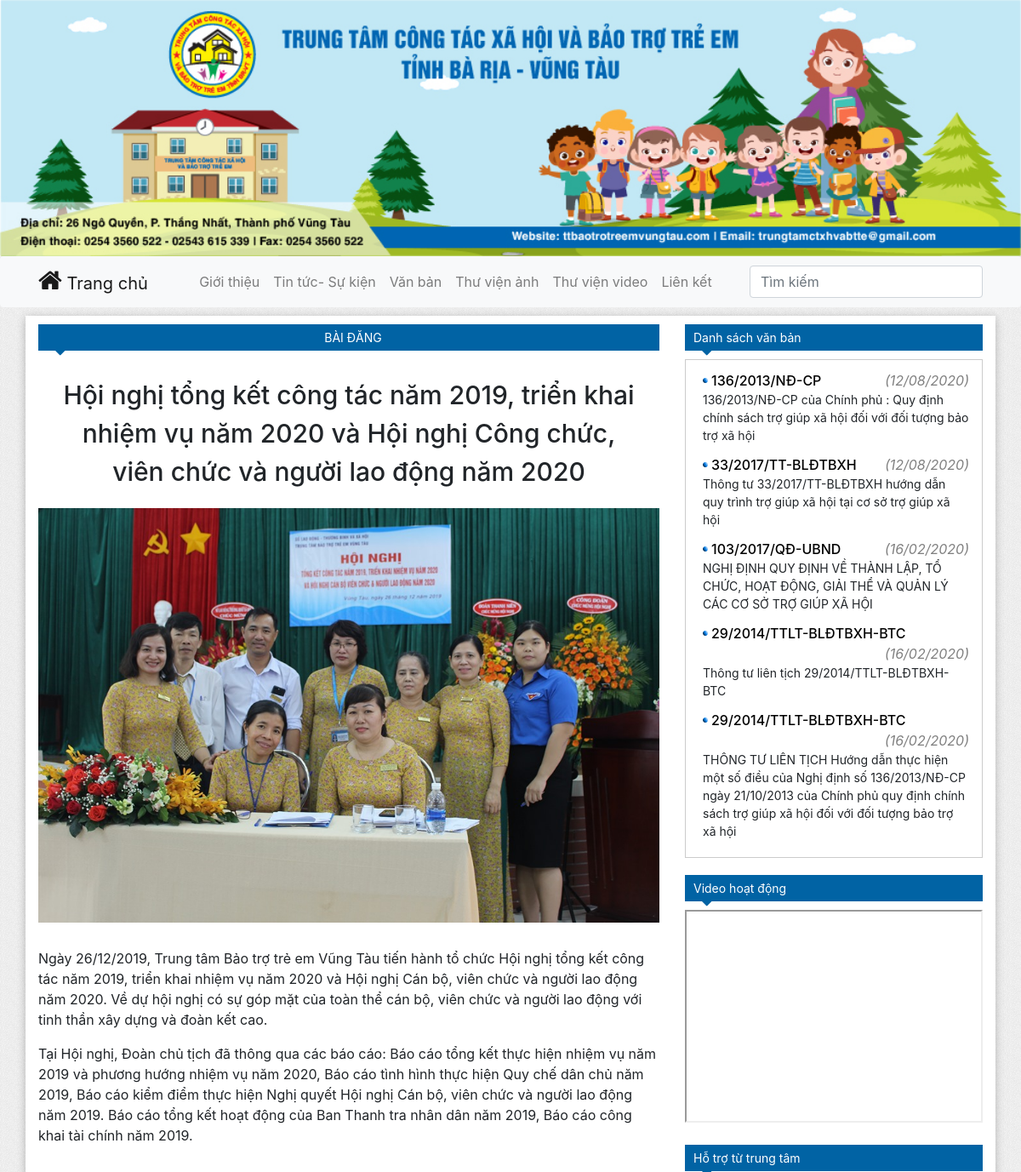
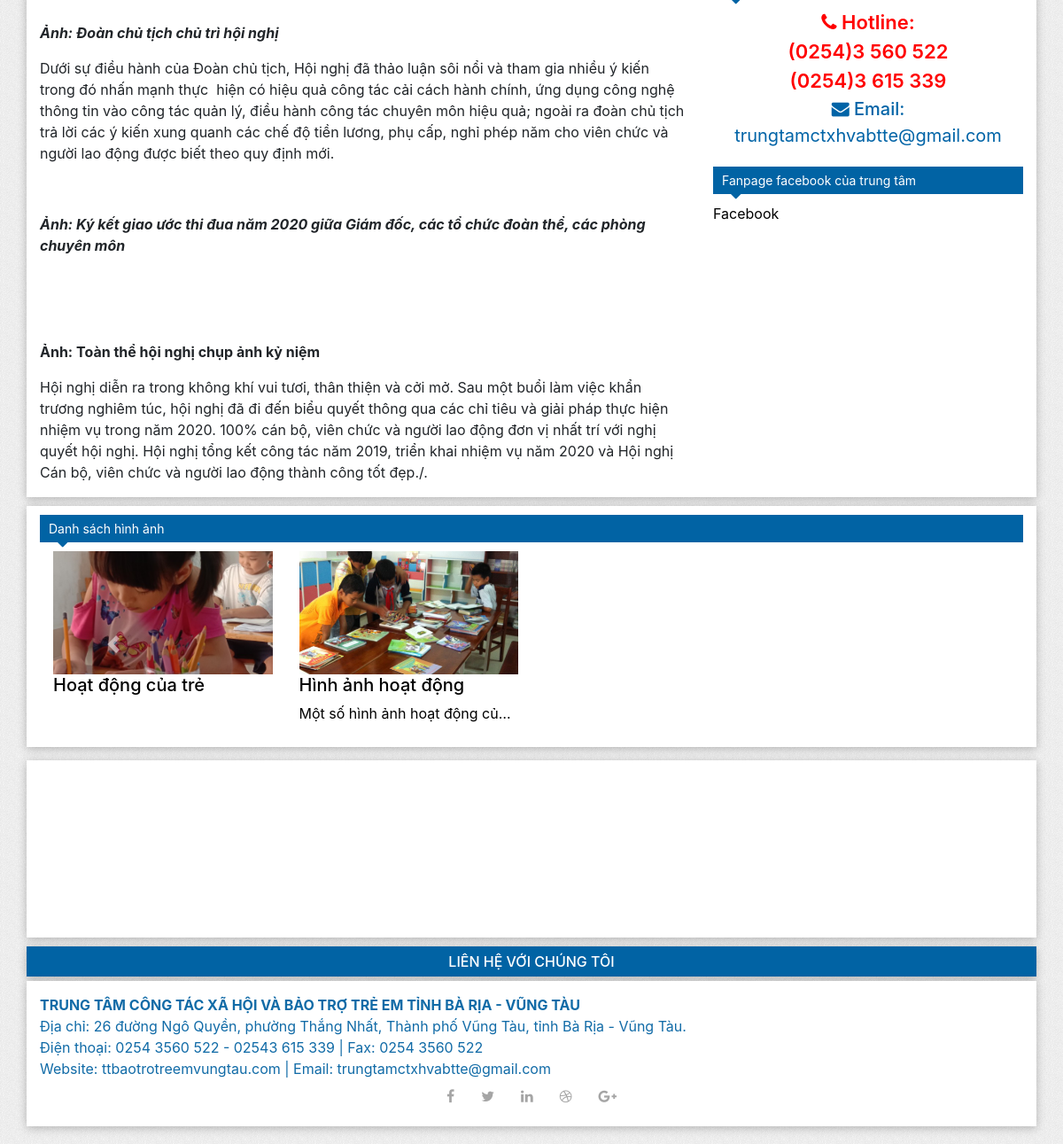
Page /blog/post-detail/ on the committed database (2 pictures, top to bottom).
### blog/models.py (models this page shows, shortened)
class Post(models.Model):
    type_choices = [
        ('0', 'Tin trung tâm'),
        ('1', 'Tin trong tỉnh'),
        ('2', 'Hoàn cảnh cần giúp đỡ'),
        ('3', 'Thông tin chỉ đạo, điều hành'),
    ]
    author = models.ForeignKey(get_user_model(),blank=False, on_delete=models.CASCADE)
    title = models.CharField("Tiêu đề",max_length=200,blank=False)
    image = models.ImageField("Hình ảnh minh họa",blank=False)
    description = models.CharField("Mô tả",max_length=500, blank=False)
    content = RichTextField("Nội dung",blank=False)
    type = models.CharField("Loại bài đăng",default='0', max_length=100, choices=type_choices)
    created_date = models.DateTimeField("Ngày khởi tạo",default=timezone.now)

class PostFile(models.Model):
    type_choices = [
        ('0', 'Cải cách hành chính'),
        ('1', 'Thông báo')
    ]
    author = models.ForeignKey(get_user_model(), on_delete=models.CASCADE)
    number = models.CharField(max_length=200, default='')
    name = models.CharField(max_length=200, default='')
    file = models.FileField()
    type = models.CharField("Loại văn bản", default='0', max_length=100, choices=type_choices)
    created_date = models.DateTimeField(default=timezone.now)

class PostImage(models.Model):
    author = models.ForeignKey(get_user_model(), on_delete=models.CASCADE)
    title = models.CharField(max_length=200)
    description = models.CharField(max_length=500, blank=True)
    created_date = models.DateTimeField(default=timezone.now)
    def default_image(self):
        return Image.objects.filter(post_image=self).first()

class Image(models.Model):
    post_image = models.ForeignKey(PostImage, on_delete=models.CASCADE)
    image = models.ImageField()

### blog/views.py (the view)
# urls.py: path('post-detail/', views.post_detail, name='post-detail'),
def post_detail(request):
    post_id = request.GET.get('id', 1)
    post = Post.objects.get(id=post_id)
    files = PostFile.objects.all().order_by('-created_date')[:5]
    images = PostImage.objects.all().order_by('-created_date')[:8]
    return render(request, 'blog/post-detail.html', {'post': post, 'files': files, 'images': images})

### templates/blog/post-detail.html (shortened to what this page needs)
{% extends 'base.html' %}
{% load static %}
{% block name %}Bài đăng{% endblock %}
{% block base %}
    <div class="post-title">{{ post.title }}</div>
    <div class="post-image"><img src="{{ post.image.url }}" alt="{{ post.title }}"></div>
    <div class="post-content">{{ post.content | safe }}</div>
{% endblock %}

### templates/base.html (shortened to what this page needs)
<!doctype html>
<html lang="en">
<head>
    {% load static %}
    <link rel="stylesheet" href="https://stackpath.bootstrapcdn.com/bootstrap/4.3.1/css/bootstrap.min.css"
>
    <link rel="stylesheet" href="https://maxcdn.bootstrapcdn.com/font-awesome/4.7.0/css/font-awesome.min.css">
    <link rel="stylesheet" href="{% static 'css/style.css' %}">
</head>
<body>
<div id="header">
    <img class="image-header" src="{% static 'images/header.jpg' %}">
    <nav class="navbar navbar-expand-lg navbar-light bg-light rounded">
        <div class="container"><a class="navbar-brand" href="{% url 'home:index' %}"><i
                class="icon-home fa fa-home"></i> Trang chủ</a>
            <div class="collapse navbar-collapse" id="navbarsExample09">
                <ul class="navbar-nav m-auto">
                    <li class="nav-item">
                        <a class="nav-link {% if request.path == "/about" %}active{% endif %}" href="{% url 'home:about' %}">Giới thiệu</a>
                    </li>
                    <li class="nav-item">
                        <a class="nav-link {% if request.path == "/blog/post-list/" %}active{% endif %}" href="{% url 'blog:post-list' %}">Tin tức- Sự kiện</a>
                    </li>
                    <li class="nav-item">
                        <a class="nav-link {% if request.path == "/blog/file-list/" %}active{% endif %}" href="{% url 'blog:file-list' %}">Văn bản</a>
                    </li>
                    <li class="nav-item">
                        <a class="nav-link {% if request.path == "/blog/image-list/" %}active{% endif %}" href="{% url 'blog:image-list' %}">Thư viện ảnh</a>
                    </li>
                    <li class="nav-item">
                        <a class="nav-link {% if request.path == "/blog/video-list/" %}active{% endif %}" href="{% url 'blog:video-list' %}">Thư viện video</a>
                    </li>
                    <li class="nav-item">
                        <a class="nav-link" href="#">Liên kết</a>
                    </li>
                </ul>
                <form class="form-inline my-2 my-md-0">
                    <input class="form-control" type="text" placeholder="Tìm kiếm" aria-label="Search">
                </form>
            </div>
        </div>
    </nav>
</div>
<div id="main">
    <div class="container main">
        <div class="row">
            <div class="col-md-8 left">
            <a href="{% block url %} {% endblock %}" class="arrow-title">{% block name %} {% endblock %}</a>
                {% block base %}
                {% endblock %}
            </div>
            <div class="col-md-4 right">
                <div class="item-right">
                    <a href="{% url 'blog:file-list' %}" class="arrow-title">Danh sách văn bản</a>
                    <ul class="files">
                        {% for file in files %}
                            <li class="file-item">
                                <div class="title clearfix">
                                    <a class="file-title" href="{{ file.file.url }}">{{ file.number }}</a>
                                    <div class="date">({{ file.created_date|date:"d/m/Y" }})</div>
                                </div>
                                <div class="name">{{ file.name }}</div>
                            </li>
                        {% endfor %}
                    </ul>
                </div>
                <div class="item-right">
                    <a href="{% url 'blog:video-list' %}" class="arrow-title">Video hoạt động</a>
                    <iframe
                            src="https://www.youtube.com/embed/stjuHGFGP3E">
                    </iframe>
                </div>
                <div class="item-right">
                    <a href="#" class="arrow-title">Hỗ trợ từ trung tâm</a>
                    <div class="content" style="text-align: center">
                        <div style="font-size: 22px; font-weight: 600; color: red"><i class="fa fa-phone"></i> Hotline:</div>
                        <div style="font-size: 22px; font-weight: 600; color: red"> (0254)3 560 522</div>
                        <div style="font-size: 22px; font-weight: 600; color: red"> (0254)3 615 339</div>
                        <div style="font-size: 20px; font-weight: 500; color: rgb(1, 100, 167)"><i class="fa fa fa-envelope"></i> Email:</div>
                        <div style="font-size: 20px; color: rgb(1, 100, 167)">trungtamctxhvabtte@gmail.com</div>
                    </div>
                </div>
                <div class="item-right">
                    <a href="https://www.facebook.com/TTCongtacxahoiVaBaotrotreem" class="arrow-title">Fanpage facebook của trung
                        tâm</a>
                    <div class="fb-page" data-href="https://www.facebook.com/TTCongtacxahoiVaBaotrotreem" data-tabs="timeline"
                         data-width="500"
                         data-height="300" data-small-header="false" data-adapt-container-width="true"
                         data-hide-cover="false" data-show-facepile="true">
                        <blockquote cite="https://www.facebook.com/TTCongtacxahoiVaBaotrotreem" class="fb-xfbml-parse-ignore"><a
                                href="https://www.facebook.com/TTCongtacxahoiVaBaotrotreem">Facebook</a></blockquote>
                    </div>
                </div>
            </div>
        </div>
    </div>
</div>
<div class="image-list container">
    <a href="{% url 'blog:image-list' %}" class="arrow-title">Danh sách hình ảnh</a>
    <div id="carousel-example" class="carousel slide" data-ride="carousel">
        <div class="carousel-inner row w-100 mx-auto" role="listbox">
            {% for image in images %}
                <a href="{% url 'blog:image-detail' %}?id={{ image.id }}"
                   class="carousel-item col-12 col-sm-6 col-md-4 col-lg-3 {% if image == images.0 %} active {% endif %}">
                    <div class="full-image">
                        <img src="{{ image.default_image.image.url }}" class="img-fluid mx-auto d-block" alt="img1">
                    </div>
                    <h5 class="title">{{ image.title }}</h5>
                    <p class="description">{{ image.description }}</p>
                </a>
            {% endfor %}
        </div>
        <div>
            <a class="carousel-control-prev" href="#carousel-example" role="button" data-slide="prev">
                <span class="carousel-control-prev-icon" aria-hidden="true"></span>
            </a>
            <a class="carousel-control-next" href="#carousel-example" role="button" data-slide="next">
                <span class="carousel-control-next-icon" aria-hidden="true"></span>
            </a>
        </div>
    </div>
</div>
<div id="footer">
    <div class="container footer">
        <div id="gmap" class="contact-map">
            <iframe src="https://maps.google.com/maps?q=Trung tâm bảo trợ trẻ em vũng tàu&t=&z=13&ie=UTF8&iwloc=&output=embed"
                    frameborder="0"
                    style="apsborder:0" allowfullscreen></iframe>
        </div>
    </div>
    <div class="contact-title container">Liên hệ với chúng tôi</div>
    <div class="contact container">
        <div class="footer-name">TRUNG TÂM CÔNG TÁC XÃ HỘI VÀ BẢO TRỢ TRẺ EM TỈNH BÀ RỊA - VŨNG TÀU</div>
        <div class="footer-content">Địa chỉ: 26 đường Ngô Quyền, phường Thắng Nhất, Thành phố Vũng Tàu, tỉnh Bà Rịa - Vũng Tàu.
        </div>
        <div class="footer-content">Điện thoại: 0254 3560 522 - 02543 615 339 | Fax: 0254 3560 522</div>
        <div class="footer-content">Website: ttbaotrotreemvungtau.com | Email: trungtamctxhvabtte@gmail.com</div>
        <div class="social-contact">
            <div class="social-icons">
                <ul class="nav nav-pills">
                    <li class="nav-item"><a href="#" class="nav-link"><i class="fa fa-facebook"></i></a>
                    </li>
                    <li class="nav-item"><a href="#" class="nav-link"><i class="fa fa-twitter"></i></a></li>
                    <li class="nav-item"><a href="#" class="nav-link"><i class="fa fa-linkedin"></i></a>
                    </li>
                    <li class="nav-item"><a href="#" class="nav-link"><i class="fa fa-dribbble"></i></a>
                    </li>
                    <li class="nav-item"><a href="#" class="nav-link"><i class="fa fa-google-plus"></i></a>
                    </li>
                </ul>
            </div>
        </div>
    </div>
</div>
</body>
</html>

### static/css/style.css (style rules this page uses)
body { background-image: url("../images/bg.gif"); }
a { color: black; }
.main { margin-top: 10px; background-color: white; box-shadow: 0 2px 10px rgba(0, 0, 0, .25); margin-bottom: 10px; }
.footer { background-color: white; box-shadow: 0 2px 10px rgba(0, 0, 0, .25); padding: 0; margin-bottom: 10px; }
.image-header { width: 100%; }
.nav-item { position: relative; display: inline-block; }
.contact-map { width: 100%; height: 200px; }
.contact-map iframe { width: 100%; height: 100%; }
.contact { color: #116ba7; background-color: white; box-shadow: 0 2px 10px rgba(0, 0, 0, .25); padding: 15px; margin-bottom: 20px; }
.contact .footer-name { font-weight: 700; }
.icon-home::before { font-size: 30px; color: rgba(0, 0, 0, .9); }
.arrow-title { display: block; position: relative; background-color: #0163a4; padding: 5px 0 5px 10px; width: 100%; color: white; font-size: 14px; margin: 0; cursor: pointer; margin-bottom: 10px; }
.arrow-title::before { color: #0163a4; content: "\f0d7"; font-family: FontAwesome; left: 20px; top: 18px; height: 0; width: 0; position: absolute; font-size: 20px; }
.main .left .arrow-title { text-transform: uppercase; text-align: center; margin-top: 10px; }
a.arrow-title { color: white; }
.carousel-item { max-height: 250px; }
.carousel-item img { height: auto; width: 100%; }
.item-right { margin-top: 10px; margin-bottom: 20px; }
.contact-title { background-color: #0163a4; color: white; font-weight: 500; box-shadow: 0 2px 10px rgba(0, 0, 0, .25); margin-bottom: 5px; text-align: center; text-transform: uppercase; padding: 5px; }
.item-right iframe { width: 100%; height: 250px; }
.date { font-style: italic; bottom: 15px; float: right; color: grey; }
.social-contact .social-icons ul li a { border: 0 none; border-radius: 0; color: #a5a5a5; padding: 0px; }
.social-contact .social-icons ul li { display: inline-block; }
.social-contact .social-icons ul li a i { padding: 11px 15px; transition: all 0.9s ease 0s; -moz-transition: all 0.9s ease 0s; -webkit-transition: all 0.9s ease 0s; -o-transition: all 0.9s ease 0s; }
.social-contact { margin-left: auto; margin-right: auto; display: table; }
.post-title { text-align: center; font-size: 30px; font-weight: 500; padding: 20px; }
.post-image img { width: 100%; margin-bottom: 30px; }
@media (min-width: 576px) { .carousel-item { margin-right: 0; } }
@media (min-width: 576px) { .carousel-inner .active + .carousel-item { display: block; } }
@media (min-width: 576px) { .carousel-inner .carousel-item.active:not(.carousel-item-right):not(.carousel-item-left), .carousel-inner .carousel-item.active:not(.carousel-item-right):not(.carousel-item-left) + .carousel-item { transition: none; } }
.image-list { background-color: white; box-shadow: 0 2px 10px rgba(0, 0, 0, .25); margin-bottom: 15px; padding: 10px 15px; }
#carousel-example { z-index: 1; }
.carousel-item p { white-space: nowrap; width: 100%; overflow: hidden; text-overflow: ellipsis; }
.full-image { position: relative; width: 100%; overflow: hidden; padding-bottom: 56.2%; }
.full-image img { width: 100%; height: auto; position: absolute; top: 0; bottom: 0; left: 0; right: 0; margin: auto; position: absolute; }
a { display: block; }
.file-title { float: left; padding-left: 10px; font-weight: 500; }
.files { padding-left: 0; padding: 10px; border: 1px solid rgba(0,0,0,0.2); }
.item-right ul li { list-style: none outside none; background: url("../images/blue_li_icon.jpg") no-repeat scroll 10px 11px transparent; padding: 2px 5px 10px 10px; }
.file-item .name { font-size: 14px; }
.clearfix:after { content: ' '; display: table; clear: both; }
.clearfix:before { content: ' '; display: table; }

### rows in the picture
Post: title "Hội nghị tổng kết công tác năm 2019, triển khai nhiệm vụ năm 2020 và Hội nghị Công chức, viên chức và người lao động năm 2020", image (picture), content "Ngày 26/12/2019, Trung tâm Bảo trợ trẻ em Vũng Tàu tiến hành tổ chức Hội nghị tổng kết công tác năm 2019, triển khai nhiệm vụ năm 2020 và Hội nghị Cán bộ, viên chức và người lao động năm 2020. Về dự hội nghị có sự góp mặt của toàn thể cán bộ, viên chức và người lao động với tinh thần xây dựng và đoàn kết cao. Tại Hội nghị, Đoàn chủ tịch đã thông qua các báo cáo: Báo cáo tổng kết thực hiện nhiệm vụ năm 2019 và phương hướng nhiệm vụ năm 2020, Báo cáo tình hình thực hiện Quy chế dân chủ năm 2019, Báo cáo kiểm điểm thực hiện Nghị quyết Hội nghị Cán bộ, viên chức và người lao động năm 2019. Báo cáo tổng kết hoạt động của Ban Thanh tra nhân dân năm 2019, Báo cáo công khai tài chính năm 2019. Ảnh:…"
PostFile: number "136/2013/NĐ-CP", created_date "12/08/2020", name "136/2013/NĐ-CP của Chính phủ : Quy định chính sách trợ giúp xã hội đối với đối tượng bảo trợ xã hội"
PostFile: number "33/2017/TT-BLĐTBXH", created_date "12/08/2020", name "Thông tư 33/2017/TT-BLĐTBXH hướng dẫn quy trình trợ giúp xã hội tại cơ sở trợ giúp xã hội"
PostFile: number "103/2017/QĐ-UBND", created_date "16/02/2020", name "NGHỊ ĐỊNH QUY ĐỊNH VỀ THÀNH LẬP, TỔ CHỨC, HOẠT ĐỘNG, GIẢI THỂ VÀ QUẢN LÝ CÁC CƠ SỞ TRỢ GIÚP XÃ HỘI"
PostFile: number "29/2014/TTLT-BLĐTBXH-BTC", created_date "16/02/2020", name "Thông tư liên tịch 29/2014/TTLT-BLĐTBXH-BTC"
PostFile: number "29/2014/TTLT-BLĐTBXH-BTC", created_date "16/02/2020", name "THÔNG TƯ LIÊN TỊCH Hướng dẫn thực hiện một số điều của Nghị định số 136/2013/NĐ-CP ngày 21/10/2013 của Chính phủ quy định chính sách trợ giúp xã hội đối với đối tượng bảo trợ xã hội"
PostImage: default_image.image (picture), title "Hoạt động của trẻ"
PostImage: default_image.image (picture), title "Hình ảnh hoạt động", description "Một số hình ảnh hoạt động của…"
